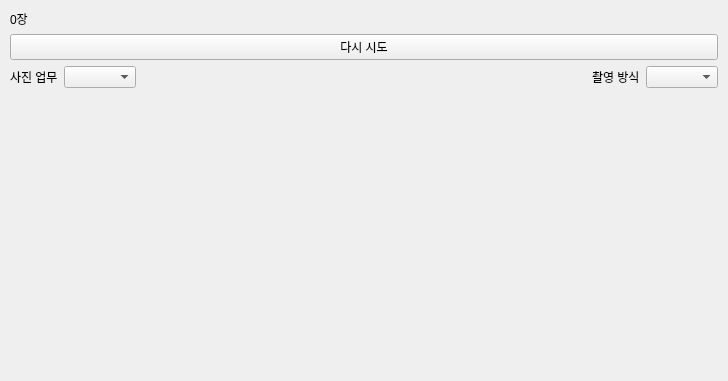
<?xml version="1.0" encoding="UTF-8"?>
<ui version="4.0">
 <class>photoTabRoot</class>
 <widget class="QWidget" name="photoTabRoot">
  <property name="geometry">
   <rect>
    <x>0</x>
    <y>0</y>
    <width>728</width>
    <height>381</height>
   </rect>
  </property>
  <layout class="QVBoxLayout" name="rootLayout">
   <property name="leftMargin">
    <number>10</number>
   </property>
   <property name="topMargin">
    <number>10</number>
   </property>
   <property name="rightMargin">
    <number>10</number>
   </property>
   <property name="bottomMargin">
    <number>10</number>
   </property>
   <item>
    <widget class="QLabel" name="photoCountLabel">
     <property name="text"><string>0장</string></property>
    </widget>
   </item>
   <item>
    <widget class="QPushButton" name="retryButton">
     <property name="visible">
      <bool>false</bool>
     </property>
     <property name="text">
      <string>다시 시도</string>
     </property>
    </widget>
   </item>
   <item>
    <widget class="QWidget" name="templateRow" native="true">
     <layout class="QHBoxLayout" name="templateLayout">
      <property name="leftMargin">
       <number>0</number>
      </property>
      <property name="topMargin">
       <number>0</number>
      </property>
      <property name="rightMargin">
       <number>0</number>
      </property>
      <property name="bottomMargin">
       <number>0</number>
      </property>
      <item>
       <widget class="QLabel" name="templateLabel">
        <property name="text">
         <string>사진 업무</string>
        </property>
       </widget>
      </item>
      <item>
       <widget class="QComboBox" name="templateCombo"/>
      </item>
      <item>
       <spacer name="templateSpacer">
        <property name="orientation">
         <enum>Qt::Orientation::Horizontal</enum>
        </property>
        <property name="sizeHint" stdset="0">
         <size>
          <width>40</width>
          <height>20</height>
         </size>
        </property>
       </spacer>
      </item>
      <item>
       <widget class="QWidget" name="variantRow" native="true">
        <layout class="QHBoxLayout" name="variantLayout">
         <property name="leftMargin">
          <number>0</number>
         </property>
         <property name="topMargin">
          <number>0</number>
         </property>
         <property name="rightMargin">
          <number>0</number>
         </property>
         <property name="bottomMargin">
          <number>0</number>
         </property>
         <item>
          <widget class="QLabel" name="variantLabel">
           <property name="text">
            <string>촬영 방식</string>
           </property>
          </widget>
         </item>
         <item>
          <widget class="QComboBox" name="variantCombo"/>
         </item>
        </layout>
       </widget>
      </item>
     </layout>
    </widget>
   </item>
   <item>
    <widget class="QScrollArea" name="cardsScrollArea">
     <property name="frameShape">
      <enum>QFrame::Shape::NoFrame</enum>
     </property>
     <property name="horizontalScrollBarPolicy">
      <enum>Qt::ScrollBarPolicy::ScrollBarAlwaysOff</enum>
     </property>
     <property name="widgetResizable">
      <bool>true</bool>
     </property>
     <widget class="QWidget" name="cardsHost">
      <property name="geometry">
       <rect>
        <x>0</x>
        <y>0</y>
        <width>700</width>
        <height>283</height>
       </rect>
      </property>
      <layout class="QVBoxLayout" name="cardsLayout">
       <property name="spacing">
        <number>10</number>
       </property>
       <property name="leftMargin">
        <number>0</number>
       </property>
       <property name="topMargin">
        <number>0</number>
       </property>
       <property name="rightMargin">
        <number>0</number>
       </property>
       <property name="bottomMargin">
        <number>0</number>
       </property>
      </layout>
     </widget>
    </widget>
   </item>
  </layout>
 </widget>
 <resources/>
 <connections/>
</ui>
